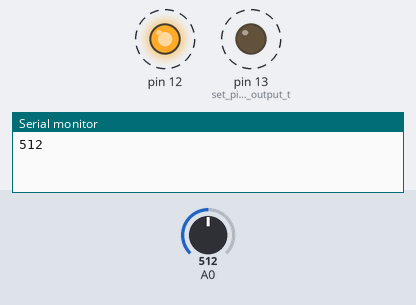
Recording of a sketch running on a simulated Arduino Uno, built with avr-gcc and run on an emulated ATmega328P. On the bench: output pins drawn as LEDs (lit = HIGH), the last lines printed to the serial monitor. Dashed ring = blinking. Inputs (shaded band) come from the test bench; at power-on: A0 = 512.

Above: at 0.9 s.
2.6 s: A0 set to 737
6.1 s: A0 set to 767
At 7.1 s:
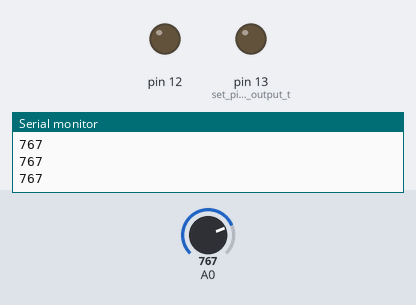
Timing chart, 0 to 9.1 s (numbered marks = the images above; inputs shaded):
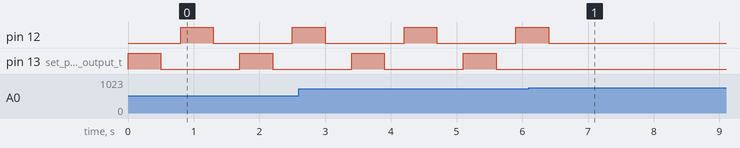

The sketch:

Task_3_Project_1.ino
```cpp
/*
SparkFun Inventor’s Kit
Circuit 1C-Photoresistor

Use a photoresistor to monitor how bright a room is, and turn an LED on when it gets dark.

This sketch was written by SparkFun Electronics, with lots of help from the Arduino community.
This code is completely free for any use.

View circuit diagram and instructions at: https://learn.sparkfun.com/tutorials/sparkfun-inventors-kit-experiment-guide---v40
Download drawings and code at: https://github.com/sparkfun/SIK-Guide-Code
*/

int photoresistor = 0;              //this variable will hold a value based on the position of the knob
int threshold = 750;                //if the photoresistor reading is below this value the the light will turn on

void setup()
{
  Serial.begin(9600);               //start a serial connection with the computer

  pinMode(13, OUTPUT);              //set pin 13 as an output that can be set to HIGH or LOW
  pinMode(12, OUTPUT);
}

void loop()
{
  //read the position of the knob
  photoresistor = analogRead(A0);   //set photoresistor to a number between 0 and 1023 based on how far the knob is turned
  Serial.println(photoresistor);    //print the value of photoresistor in the serial monitor on the computer

  //if the photoresistor value is below the threshold turn the light on, otherwise turn it off
  if (photoresistor <= threshold){
    digitalWrite(13, HIGH);         // Turn on the LED
    delay(500);
    digitalWrite(13, LOW);         // Turn on the LED
    delay(300);
    digitalWrite(12, HIGH);         // Turn on the LED
    delay(500);
    digitalWrite(12, LOW);
    delay(300);
  } else{
    digitalWrite(13, LOW);          // Turn off the LED
  }

  delay(100);                       //short delay to make the printout easier to read
}
```

Measured:
- the behaviour switches between 750 and 751 on A0 (found by bisection; images 0 and 1)
- after the input at 6.1 s, pin 12: goes on until 6.4 s, then stays LOW; pin 13 (set_pin_13_as_an_output_t): stops changing and stays LOW
- by itself, pin 12, pin 13 (set_pin_13_as_an_output_t): alternates HIGH for 0.50 s and LOW for 1.2 s
